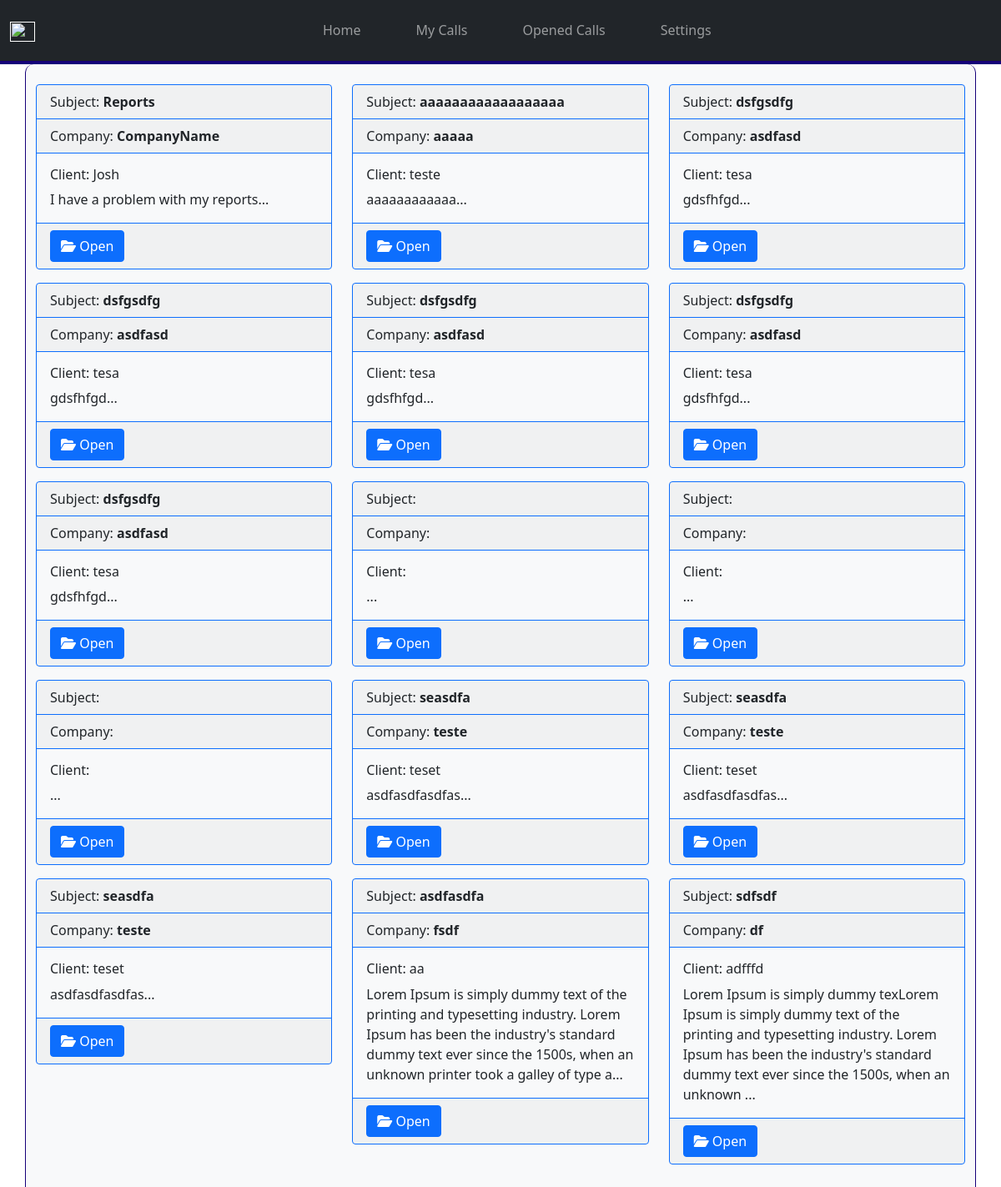
The app's page /calls/list/, older data.
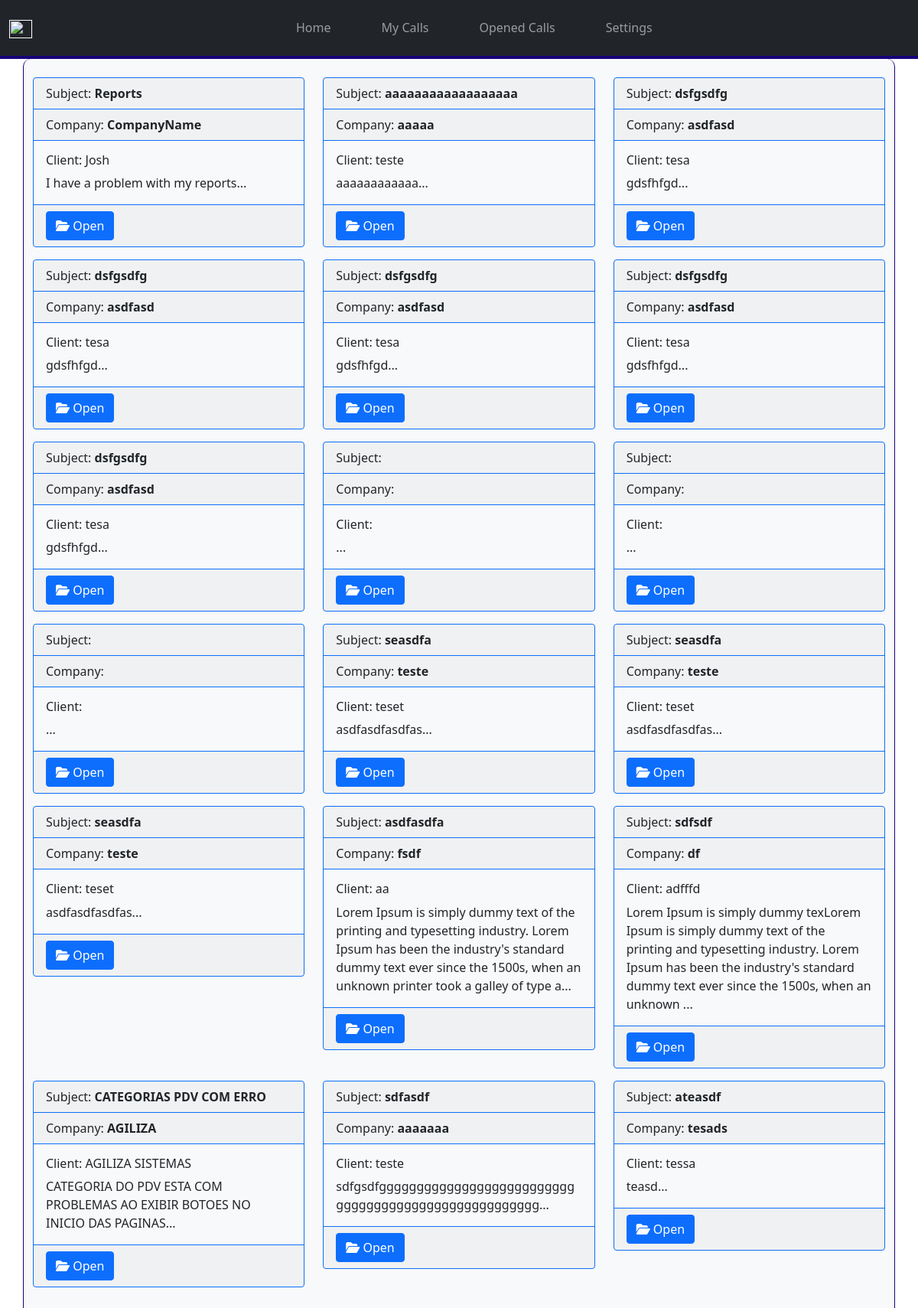
The same page, newer data.
### calls/models.py (models this page shows)
class Call(models.Model):
    descriptionCall = models.TextField(null=False,blank=False)
    categoryCall = models.IntegerField(null=False,blank=False)
    subjectCall = models.CharField(max_length=60,null=False,blank=False)
    clientCall = models.CharField(max_length=30,null=False,blank=False)
    companyCall = models.CharField(null=False,blank=False,max_length=30)
    priorityCall = models.IntegerField(null=False,blank=False,default=0)
    emailResponseCall = models.EmailField(null=False,blank=False)
    statusCall = models.IntegerField(default=0,null=False,blank=False)
    solutionCall = models.TextField(default='',null=False,blank=False)
    nerdCall = models.IntegerField(default=0)
    dateTimeCall = models.DateTimeField(auto_now_add=True, blank=True)

### calls/views.py (the view)
# urls.py: path('calls/list/', calls_list_view, name='calls'),
def calls_list_view(request, *args, **kwargs):
    calls = Call.objects.all()
    context = {
        "calls": calls,
        "status": Status.objects.all(),
        "priorities": Priority.objects.all(),
        "categories": Category.objects.all(),
    }
    return render(request, "calls/list.html", context)

### templates/calls/list.html (shortened to what this page needs)
{% extends 'base.html' %}
{% block content %}
<div class="row">
    {% for call in calls %}
    <div class="col-md-4">
        <div class="form-group">
            <div class="card bg-light border-primary mb-3" style="max-width: 450px;">
                <div class="card-header border-primary">Subject: <strong> {{call.subjectCall}}</strong></div>
                <div class="card-header border-primary">Company: <strong> {{call.companyCall}}</strong></div>
                <div class="card-body">
                    <h6 class="card-title">Client: {{call.clientCall}}</h6>
                    <p class="card-text">{{call.descriptionCall|slice:"0:200"}}...</p>
                </div>
                <div class="card-footer border-primary">
                    <a href="{% url 'callsdetail' call.id  %} " class="btn btn-primary"><i
                            class="fa fa-folder-open"></i>
                        Open</a>
                </div>
            </div>
        </div>
    </div>
    {% endfor %}
</div>
{% endblock content %}

### templates/base.html (shortened to what this page needs)
<!DOCTYPE html>
<html lang="en">
<head>
</head>
<body>
    {% load static %}
    <link rel="stylesheet" href="{% static 'css/bootstrap.css' %}">
    <link rel="stylesheet" href="{% static 'fontawesome/css/all.css' %}">
    {% include 'menu.html' %}
    <div class="container bg-light">
        {% block content %}
        {% endblock content %}
    </div>
</body>
</html>

### templates/menu.html (shortened to what this page needs)
<nav class="navbar navbar-expand-lg navbar-dark bg-dark" style=" border-bottom: solid 4px rgb(22, 0, 121);">
    <div class="collapse navbar-collapse">
        <a class="navbar-brand" href="" style="margin-right: 25%;">
            <img src="/static/image" alt="" width="30" height="24">
        </a>
        <div class="container-fluid">
            <ul class="navbar-nav">
                <li class="nav-item active">
                    <a class="nav-link" href="/">Home </a>
                </li>
                <li class="nav-item">
                    <a class="nav-link" href="/mycalls/list">My Calls</a>
                </li>
                <li class="nav-item">
                    <a class="nav-link" href="/calls/list">Opened Calls</a>
                </li>
                <li class="nav-item dropdown">
                    <a class="nav-link" href="/settings/list">Settings</a>
                </li>
            </ul>
        </div>
    </div>
</nav>

### templates/base.html (style rules this page uses)
.container { padding: 2% 14%; border-bottom: 1px solid rgb(22, 0, 121); border-left: 1px solid rgb(22, 0, 121); border-right: 1px solid rgb(22, 0, 121); border-radius: 10px; }

### templates/menu.html (style rules this page uses)
li.nav-item { margin: 1% 3%; }
a.navbar-brand { margin-left: 1%; }

Row changes from the older to the newer data that the page shows:
added Call: subjectCall "CATEGORIAS PDV COM ERRO", companyCall "AGILIZA", clientCall "AGILIZA SISTEMAS", descriptionCall "CATEGORIA DO PDV ESTA COM PROBLEMAS AO EXIBIR BOTOES NO INICIO DAS PAGINAS"
added Call: subjectCall "sdfasdf", companyCall "aaaaaaa", clientCall "teste", descriptionCall "sdfgsdfggggggggggggggggggggggggggggggggggggggggggggggggggggg"
added Call: subjectCall "ateasdf", companyCall "tesads", clientCall "tessa", descriptionCall "teasd"
